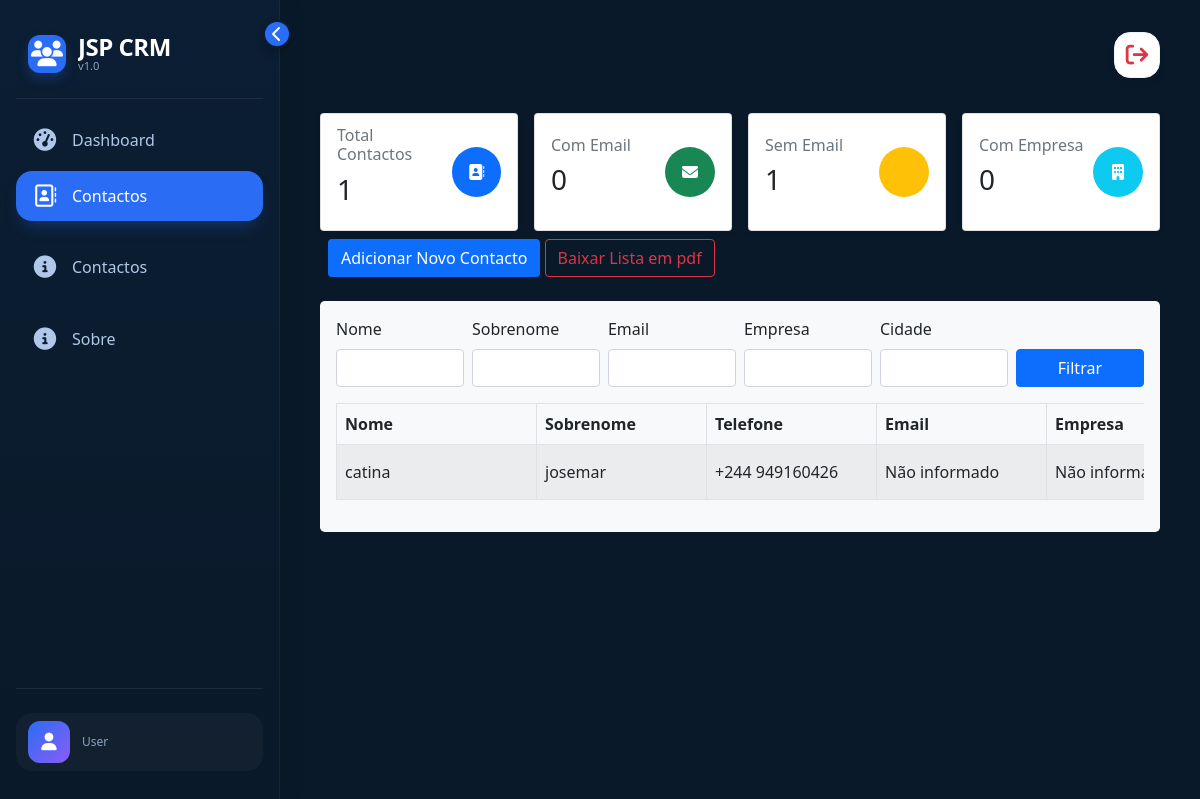
/pt/contacts/list/, run on the app's committed database.
### contacts/models.py (models this page shows, shortened)
class Contact(models.Model):
    name = models.CharField(max_length=100)
    surname = models.CharField(max_length=100)
    phone = models.CharField(max_length=20)
    email = models.EmailField(max_length=100, null=True, blank=True)
    company = models.CharField(max_length=100, null=True, blank=True)
    job_title = models.CharField(max_length=100, null=True, blank=True)
    address = models.TextField(null=True, blank=True)
    city = models.CharField(max_length=100, null=True, blank=True)
    state = models.CharField(max_length=100, null=True, blank=True)
    country = models.CharField(max_length=100, null=True, blank=True)
    postal_code = models.CharField(max_length=100, null=True, blank=True)
    assigned_to = models.ForeignKey(
        User, on_delete=models.DO_NOTHING, related_name="cliente"
    )
    created_by = models.ForeignKey(
        User, on_delete=models.DO_NOTHING, related_name="clientes"
    )
    created_at = models.DateTimeField(auto_now_add=True)
    updated_at = models.DateTimeField(auto_now=True)

### contacts/views.py (the view)
# urls.py: path("list/", views.list_contacts, name="list"),
def list_contacts(request):
    contacts_qs = Contact.objects.all()
    contact_filter = ContactFilter(request.GET, queryset=contacts_qs)
    filtered_contacts = contact_filter.qs
    context = {
        "contactos": filtered_contacts,
        "filter": contact_filter,
        "contacts_count": filtered_contacts.count(),
        "contacts_with_email": filtered_contacts.filter(email__isnull=False)
        .exclude(email="")
        .count(),
        "contacts_without_email": filtered_contacts.filter(
            Q(email__isnull=True) | Q(email="")
        ).count(),
        "contacts_with_company": filtered_contacts.filter(company__isnull=False)
        .exclude(company="")
        .count(),
    }
    return render(request, "list_contacts.html", context)

### contacts/templates/list_contacts.html (shortened to what this page needs)
{% extends "base.html" %}
{% load i18n %}
{% block contact_page %}active{% endblock contact_page %}
{% block content %}
 <section>
    <div class="row g-3">
        <div class="col-12 col-md-6 col-lg-3">
            <div class="card shadow-sm h-100">
                <div class="card-body d-flex justify-content-between align-items-center">
                    <div>
                        <h6 class="card-subtitle text-muted">{% trans 'Total Contactos' %}</h6>
                        <h3 class="card-title mt-2">{{ contacts_count }}</h3>
                    </div>
                    <div class="bg-primary text-white rounded-circle d-flex justify-content-center align-items-center" style="width: 50px; height: 50px;">
                        <i class="fa-solid fa-address-book"></i>
                    </div>
                </div>
            </div>
        </div>
        <div class="col-12 col-md-6 col-lg-3">
            <div class="card shadow-sm h-100">
                <div class="card-body d-flex justify-content-between align-items-center">
                    <div>
                        <h6 class="card-subtitle text-muted">{% trans 'Com Email' %}</h6>
                        <h3 class="card-title mt-2">{{ contacts_with_email }}</h3>
                    </div>
                    <div class="bg-success text-white rounded-circle d-flex justify-content-center align-items-center" style="width: 50px; height: 50px;">
                        <i class="fa-solid fa-envelope"></i>
                    </div>
                </div>
            </div>
        </div>
        <div class="col-12 col-md-6 col-lg-3">
            <div class="card shadow-sm h-100">
                <div class="card-body d-flex justify-content-between align-items-center">
                    <div>
                        <h6 class="card-subtitle text-muted">{% trans 'Sem Email' %}</h6>
                        <h3 class="card-title mt-2">{{ contacts_without_email }}</h3>
                    </div>
                    <div class="bg-warning text-white rounded-circle d-flex justify-content-center align-items-center" style="width: 50px; height: 50px;">
                    </div>
                </div>
            </div>
        </div>
        <div class="col-12 col-md-6 col-lg-3">
            <div class="card shadow-sm h-100">
                <div class="card-body d-flex justify-content-between align-items-center">
                    <div>
                        <h6 class="card-subtitle text-muted">{% trans 'Com Empresa' %}</h6>
                        <h3 class="card-title mt-2">{{ contacts_with_company }}</h3>
                    </div>
                    <div class="bg-info text-white rounded-circle d-flex justify-content-center align-items-center" style="width: 50px; height: 50px;">
                        <i class="fa-solid fa-building"></i>
                    </div>
                </div>
            </div>
        </div>
    </div>
</section>
<div class="p-2">
    <a href="{% url 'contacts:add' %}" class="btn bg-primary text-white">{% trans 'Adicionar Novo Contacto' %}</a>
    <a href="{% url 'contacts:pdf' %}" class="btn btn-outline-danger" target="_blank">{% trans 'Baixar Lista em pdf' %}</a>
</div>
<section class='bg-light rounded-3 mt-3 p-3'>
    <form method="get" class="row g-2 mb-3">
        <div class="col-md-2">
            <label class="form-label">{{ filter.form.name.label }}</label>
            {{ filter.form.name }}
        </div>
        <div class="col-md-2">
            <label class="form-label">{{ filter.form.surname.label }}</label>
            {{ filter.form.surname }}
        </div>
        <div class="col-md-2">
            <label class="form-label">{{ filter.form.email.label }}</label>
            {{ filter.form.email }}
        </div>
        <div class="col-md-2">
            <label class="form-label">{{ filter.form.company.label }}</label>
            {{ filter.form.company }}
        </div>
        <div class="col-md-2">
            <label class="form-label">{{ filter.form.city.label }}</label>
            {{ filter.form.city }}
        </div>
        <div class="col-md-2 d-flex align-items-end">
            <button type="submit" class="btn btn-primary w-100">{% trans 'Filtrar' %}</button>
        </div>
    </form>
    <div class="table-responsive">
        <table class="table table-striped table-bordered align-middle contacts-table">
            <thead>
                <tr>
                    <th>{% trans 'Nome' %}</th>
                    <th>{% trans 'Sobrenome' %}</th>
                    <th>{% trans 'Telefone' %}</th>
                    <th>{% trans 'Email' %}</th>
                    <th>{% trans 'Empresa' %}</th>
                </tr>
            </thead>
            <tbody>
{% for contact in contactos %}
                    <tr>
                        <td>{{ contact.name }}</td>
                        <td>{{ contact.surname }}</td>
                        <td>{{ contact.phone }}</td>
                        <td>{{ contact.email|default_if_none:"Não informado"}}</td>
                        <td>{{ contact.company|default_if_none:"Não informado" }}</td>
                    </tr>
{% empty %}
                <tr>
                    <td colspan="15" class="text-center">{% trans 'Nenhum contacto encontrado.' %}</td>
                </tr>
{% endfor %}
            </tbody>
        </table>
    </div>
</section>
{% endblock content %}

### templates/static/base/css/main.css (style rules this page uses)
* { margin: 0; padding: 0; box-sizing: border-box; }
body { background-color: #0a1929; overflow-x: hidden; }
a { text-decoration: none; }

### contacts/templates/list_contacts.html (style rules this page uses)
.contacts-table th, .contacts-table td { min-width: 170px; white-space: nowrap; }
.contacts-table th:first-child, .contacts-table td:first-child { min-width: 200px; }

### data on the page
Contact: name "catina", surname "josemar", phone "+244 949160426", email "Não informado", company "Não…"

### other printed values
{{ contacts_count }} "1"
{{ contacts_with_email }} "0"
{{ contacts_without_email }} "1"
{{ contacts_with_company }} "0"
{{ filter.form.name.label }} "Nome"
{{ filter.form.surname.label }} "Sobrenome"
{{ filter.form.email.label }} "Email"
{{ filter.form.company.label }} "Empresa"
{{ filter.form.city.label }} "Cidade"
